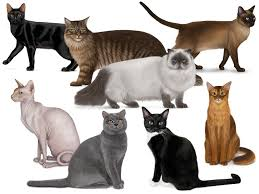
#> input picture Open CV/Freecodercamp/Photos/Cats.jpeg, 259 x 194 px, found by its file name
$ python masking.py
#> lines starting #> are read from the running program, lines starting #| are printed output that depends on the picture; after the words box and inside, x2 and y2 are one past the last pixel; in counts of white or black regions, pixels touching at a corner belong together
import cv2 as cv
import numpy as np

img = cv.imread("F:/SHIKHER-VS/Advance-Python-SJ/Open CV/Freecodercamp/Photos/Cats.jpeg")
#> img is the input picture: shape (194, 259, 3); mean B, G, R 168.3, 173.5, 180.5
cv.imshow('Cats',img)

blank = np.zeros(img.shape[:2],dtype='uint8')
circle = cv.circle(blank.copy(),(img.shape[1]//2,img.shape[0]//2),100,255,-1)
rectangle = cv.rectangle(blank.copy(),(30,90),(370,370),255,-1)

# Bitwise AND
Shape = cv.bitwise_and(circle,rectangle)
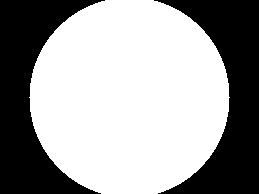
#> circle: shape (194, 259); 62.2% white; 2 black regions, box (x1, y1, x2, y2) and area: (0, 0, 105, 194) 9508, (154, 0, 259, 194) 9508
cv.imshow('Bitwise AND',Shape)
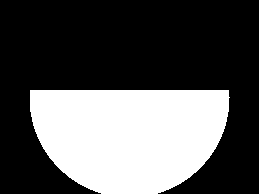
#> window 'Bitwise AND': shape (194, 259); 34% white; 1 white region, box (x1, y1, x2, y2) and area: (30, 90, 230, 194) 17083

masked = cv.bitwise_and(img,img,mask=Shape)
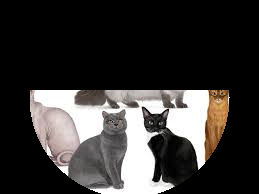
#> masked: shape (194, 259, 3); mean B, G, R 52.5, 53.9, 56.3
cv.imshow('Masked Image 1',masked)

cv.waitKey(0)
